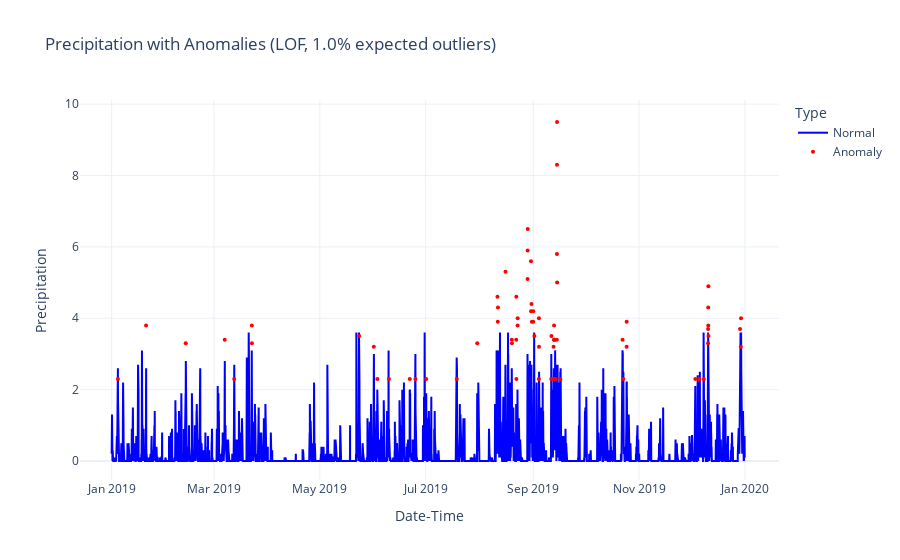

The notebook cell this image was saved under:
### Code cell
fig, summary = plot_precip_anomalies(df_hourly)
fig.show()
summary
